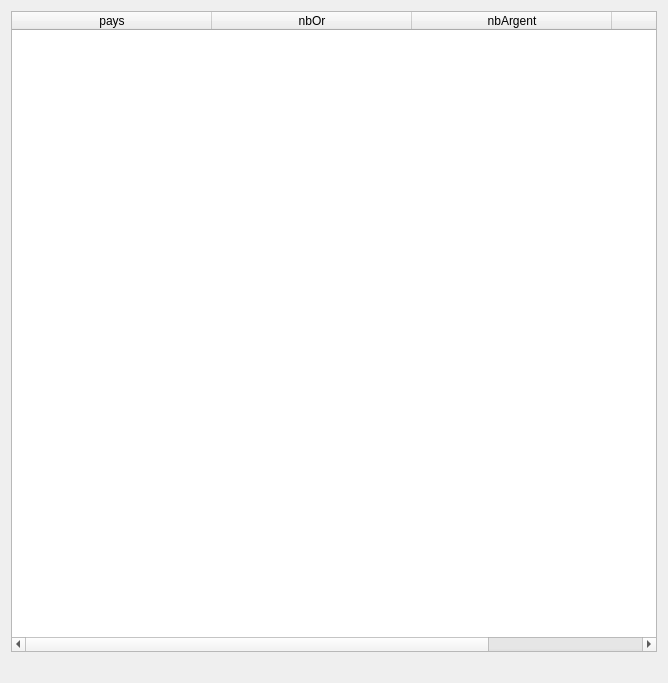
<?xml version="1.0" encoding="UTF-8"?>
<ui version="4.0">
 <class>fct_2_2</class>
 <widget class="QDialog" name="fct_2_2">
  <property name="geometry">
   <rect>
    <x>0</x>
    <y>0</y>
    <width>668</width>
    <height>683</height>
   </rect>
  </property>
  <property name="windowTitle">
   <string>Âge moyen des équipes qui ont gagné une médaille d'or</string>
  </property>
  <layout class="QVBoxLayout" name="verticalLayout">
   <item>
    <widget class="QTableWidget" name="table_fct_2_2">
     <attribute name="horizontalHeaderMinimumSectionSize">
      <number>50</number>
     </attribute>
     <attribute name="horizontalHeaderDefaultSectionSize">
      <number>200</number>
     </attribute>
     <attribute name="horizontalHeaderStretchLastSection">
      <bool>true</bool>
     </attribute>
     <attribute name="verticalHeaderVisible">
      <bool>false</bool>
     </attribute>
     <column>
      <property name="text">
       <string>pays</string>
      </property>
     </column>
     <column>
      <property name="text">
       <string>nbOr</string>
      </property>
     </column>
     <column>
      <property name="text">
       <string>nbArgent</string>
      </property>
     </column>
     <column>
      <property name="text">
       <string>nbBronze</string>
      </property>
     </column>
    </widget>
   </item>
   <item>
    <widget class="QLabel" name="label_fct_2_2">
     <property name="text">
      <string/>
     </property>
     <property name="alignment">
      <set>Qt::AlignCenter</set>
     </property>
    </widget>
   </item>
  </layout>
 </widget>
 <resources/>
 <connections/>
</ui>
